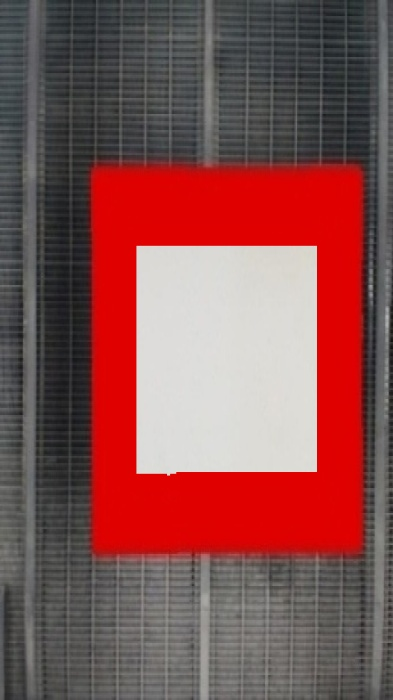
#> input picture poze/Piesa1/pozaTest1.jpg, 393 x 700 px, found by its file name
$ python test.py   (older library calls are emulated)
#> lines starting #> are read from the running program, lines starting #| are printed output that depends on the picture; after the words box and inside, x2 and y2 are one past the last pixel; in counts of white or black regions, pixels touching at a corner belong together
#> further down, im2 is the input picture: shape (700, 393, 3); mean B, G, R 80.8, 81.4, 133
from cmath import pi
import cv2 as cv
from cv2 import imshow
from cv2 import ROTATE_90_CLOCKWISE
import cv2
from imutils import contours
import numpy as np
import imutils
import tkinter as tk
from tkinter import *
from PIL import Image,ImageTk

#Get the biggest contour of the image and also in the center and ALSO a rectangular shape
def getBiggestContour(image):
    # load our input image, convert it to grayscale, and blur it slightly
    gray = cv.cvtColor(image, cv.COLOR_BGR2GRAY)

    cv.imshow("Image", gray)
    cv.waitKey(0)
    gray = cv.GaussianBlur(gray, (7, 7), 0)
    cv.imshow("Image", gray)
    cv.waitKey(0)
    # perform edge detection, then perform a dilation + erosion to
    # close gaps in between object edges
    edged = cv.Canny(gray, 50, 100)
    cv.imshow("Image", edged)
    cv.waitKey(0)
    edged = cv.dilate(edged, None, iterations=1)
    cv.imshow("Image", edged)
    cv.waitKey(0)
    edged = cv.erode(edged, None, iterations=1)
    cv.imshow("Image", edged)
    cv.waitKey(0)

    # find contours in the edge map
    cnts = cv.findContours(edged.copy(), cv.RETR_EXTERNAL,
	cv.CHAIN_APPROX_NONE)
    cnts = imutils.grab_contours(cnts)
    (cnts, _) = contours.sort_contours(cnts)
    box = cv.minAreaRect(cnts[0])
    box = cv.cv.BoxPoints(box) if imutils.is_cv2() else cv.boxPoints(box)
    box = np.array(box, dtype="int")
    return box


def getBiggestContour1(image):
    original_image= image

    gray = cv.cvtColor(image, cv.COLOR_BGR2GRAY)
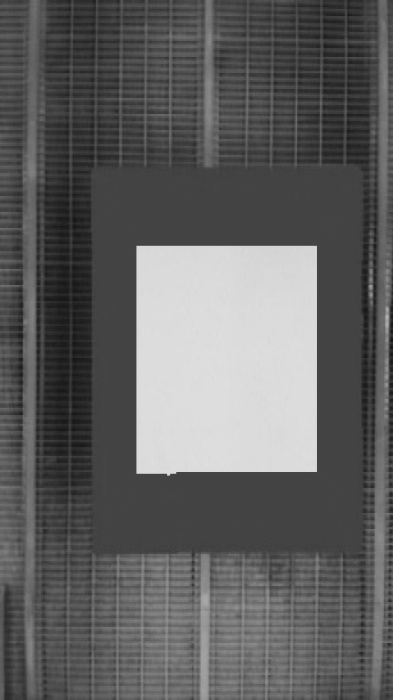
#> gray: shape (700, 393); min 19, max 223, mean 96.7

    cv.imshow("Image", gray)
    cv.waitKey(0)
    #gray = cv.GaussianBlur(gray, (7, 7), 0)
    trash, gray = cv.threshold(gray, 160 ,255, cv.THRESH_BINARY)
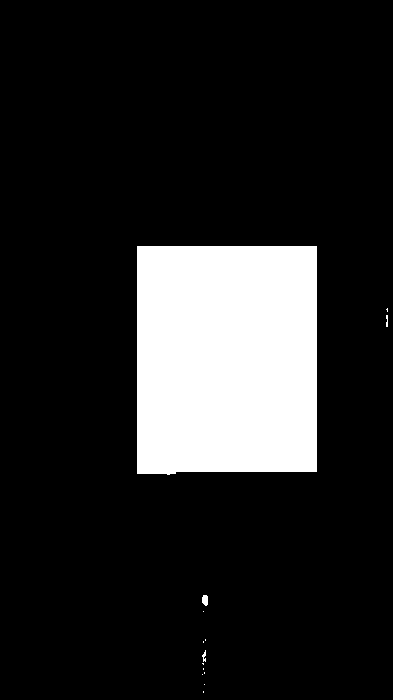
#> gray: shape (700, 393); 14.9% white; 14 white regions (10 under 20 px), largest, box (x1, y1, x2, y2) and area: (137, 246, 317, 475) 40761, (202, 595, 208, 606) 56, (202, 650, 206, 662) 27, (386, 315, 388, 327) 21
    cv.imshow("Image", gray)
    cv.waitKey(0)
    # perform edge detection, then perform a dilation + erosion to
    # close gaps in between object edges
    edged = cv.Canny(gray, 90, 230)
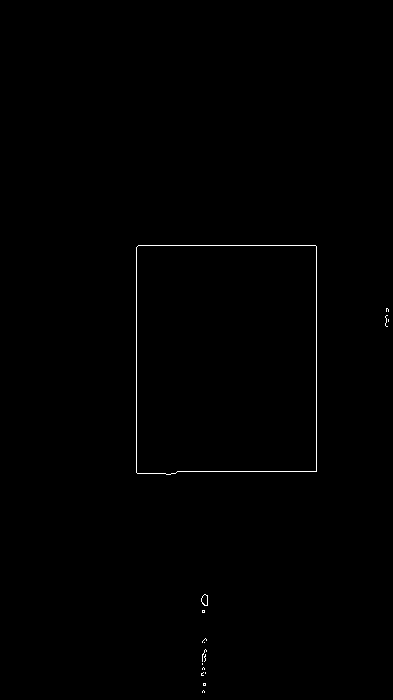
#> edged: shape (700, 393); 0.34% white in thin lines or dots, all inside (x1, y1, x2, y2) = (136, 245, 389, 693)
    cv.imshow("Image", edged)
    cv.waitKey(0)

    edged = cv.dilate(edged, None, iterations=1)
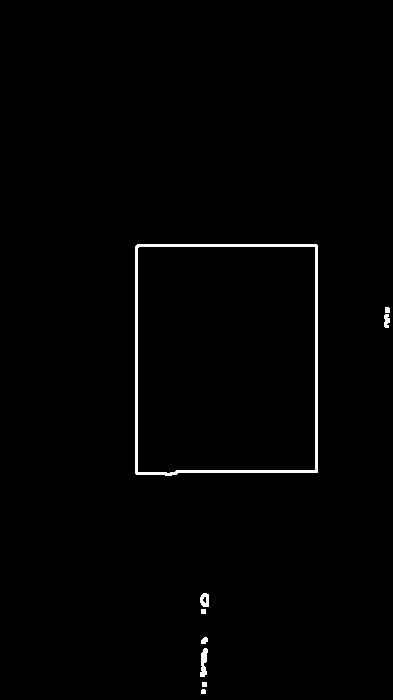
#> edged: shape (700, 393); 1.1% white; 9 white regions, largest, box (x1, y1, x2, y2) and area: (135, 244, 318, 476) 2446, (200, 648, 208, 677) 151, (200, 593, 209, 607) 97
    cv.imshow("Image", edged)
    cv.waitKey(0)

    edged = cv.erode(edged, None, iterations=1)
    cv.imshow("Image", edged)
    cv.waitKey(0)

    contours, hierarchy= cv.findContours(edged.copy(), cv.RETR_EXTERNAL, cv.CHAIN_APPROX_SIMPLE)
#> contours = 10 contours, 7 with area under 20; largest, box (x1, y1, x2, y2) and area: (136, 245, 317, 475) 40762, (201, 594, 208, 606) 54, (202, 649, 207, 665) 30

    sorted_contours= sorted(contours, key=cv.contourArea, reverse= True)
#> sorted_contours has the same summary as contours

    largest_item = sorted_contours[0]
#> largest_item = contour of 13 points, box (x1, y1, x2, y2) (136, 245, 317, 475), area 40762

    cv.drawContours(original_image, [largest_item], -1, (0, 0, 225), 5)
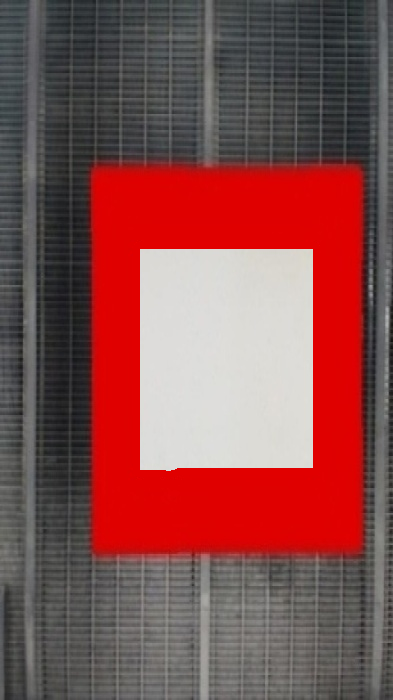
#> original_image: shape (700, 393, 3); 1.97% of pixels changed, all inside (x1, y1, x2, y2) = (133, 242, 320, 478)

    cv.imshow('Largest Object', original_image)
    cv.waitKey(0)

    epsilon = 0.04 * cv.arcLength(largest_item, True)
#> epsilon = 32.53
    largest_item = cv.approxPolyDP(largest_item, epsilon, True)
#> largest_item = [[138, 245], [136, 472], [316, 471], [316, 246]]
    #sort_largest_items(largest_item)
    print(largest_item)
#| [[[138 245]]
#|  [[136 472]]
#|  [[316 471]]
#|  [[316 246]]]

    return largest_item


nameOfFile = "C:\\Users\\Razvan Wiho\\EdgeDetectionCNCMachinePainting\\poze\\Piesa1\\pozaTest1.jpg"
im2 = cv.imread(nameOfFile)
a = getBiggestContour1(im2)
#> a = [[138, 245], [136, 472], [316, 471], [316, 246]]
print("------------------")
print(a)
#| [[[138 245]]
#|  [[136 472]]
#|  [[316 471]]
#|  [[316 246]]]

$ run again, with poze/Piesa1/pozaTest2.jpg copied over poze/Piesa1/pozaTest1.jpg
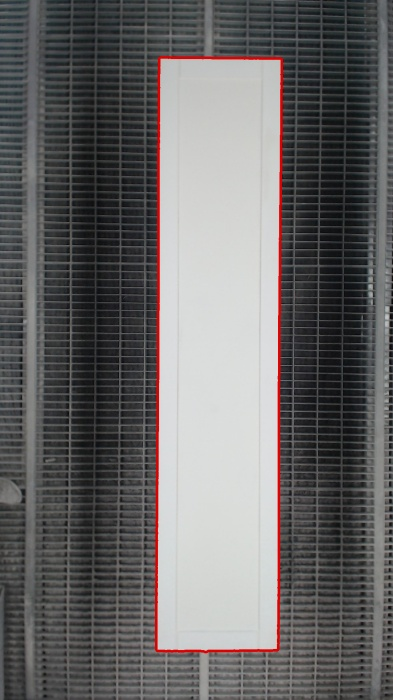
#> input picture poze/Piesa1/pozaTest2.jpg, 393 x 700 px, found by its file name
#> im2 is the input picture: shape (700, 393, 3); mean B, G, R 104, 103.8, 105.5
#> in getBiggestContour1, `trash, gray = cv.threshold(gray, 160 ,255, cv.THRESH_BINARY)`:
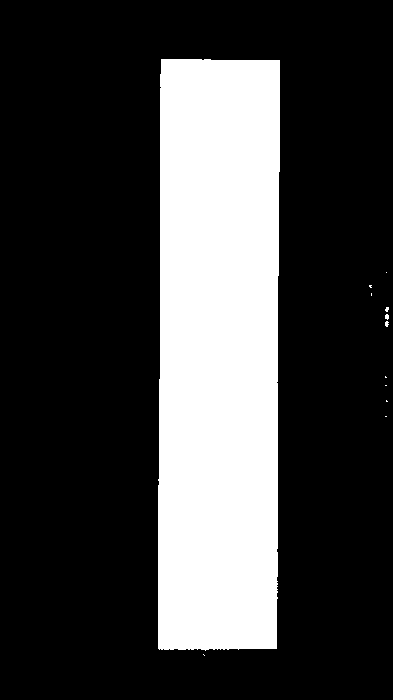
#> gray: shape (700, 393); 25.6% white; 12 white regions (11 under 20 px), largest, box (x1, y1, x2, y2) and area: (158, 59, 280, 651) 70276
#> contours = 10 contours, 8 with area under 20; largest, box (x1, y1, x2, y2) and area: (157, 58, 280, 651) 70317, (384, 306, 389, 327) 58
#> sorted_contours has the same summary as contours
#> in getBiggestContour1, `largest_item = sorted_contours[0]`: largest_item = contour of 40 points, box (x1, y1, x2, y2) (157, 58, 280, 651), area 70317
#> in getBiggestContour1, `cv.drawContours(original_image, [largest_item], -1, (0, 0, 225), 5)`:
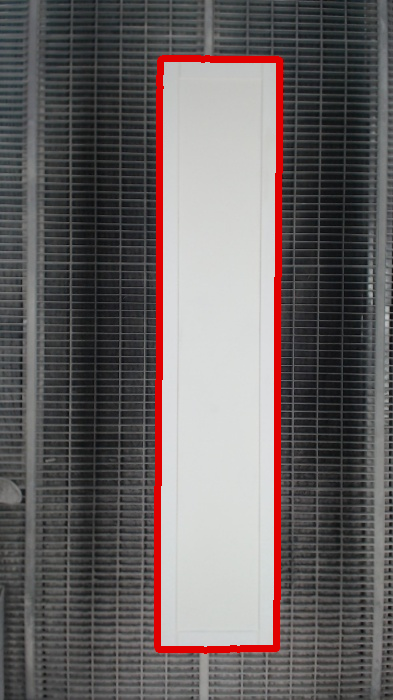
#> original_image: shape (700, 393, 3); 3.6% of pixels changed, all inside (x1, y1, x2, y2) = (154, 55, 283, 654)
#> epsilon = 56.89
#> in getBiggestContour1, `largest_item = cv.approxPolyDP(largest_item, epsilon, True)`: largest_item = [[162, 58], [157, 647], [276, 648], [279, 60]]
#| [[[162  58]]
#|  [[157 647]]
#|  [[276 648]]
#|  [[279  60]]]
#| [[[162  58]]
#|  [[157 647]]
#|  [[276 648]]
#|  [[279  60]]]

$ run again, with poze/Piesa1/pozaTest3.jpg copied over poze/Piesa1/pozaTest1.jpg
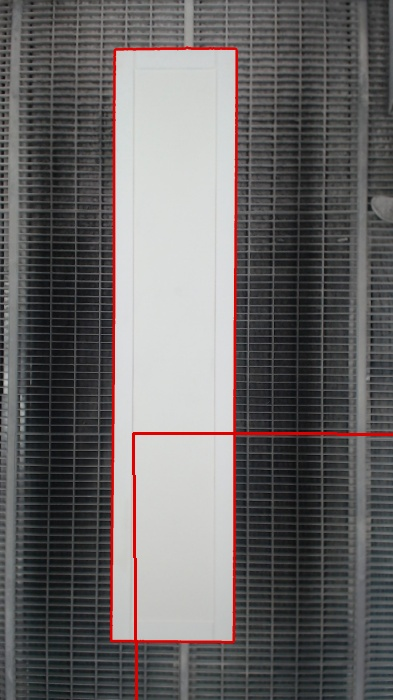
#> input picture poze/Piesa1/pozaTest3.jpg, 393 x 700 px, found by its file name
#> im2 is the input picture: shape (700, 393, 3); mean B, G, R 103.1, 103, 105.9
#> in getBiggestContour1, `trash, gray = cv.threshold(gray, 160 ,255, cv.THRESH_BINARY)`:
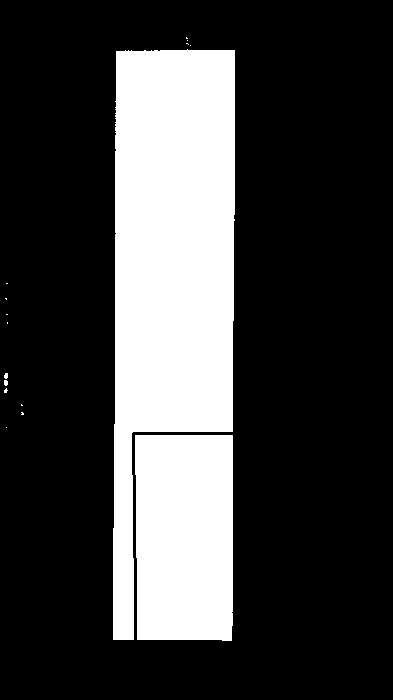
#> gray: shape (700, 393); 25.2% white; 16 white regions (12 under 20 px), largest, box (x1, y1, x2, y2) and area: (113, 49, 235, 640) 49520, (135, 435, 233, 641) 19838, (4, 380, 8, 386) 21, (4, 373, 8, 379) 20
#> contours = 9 contours, 7 with area under 20; largest, box (x1, y1, x2, y2) and area: (112, 37, 235, 641) 70270, (3, 372, 8, 393) 56
#> sorted_contours has the same summary as contours
#> in getBiggestContour1, `largest_item = sorted_contours[0]`: largest_item = contour of 65 points, box (x1, y1, x2, y2) (112, 37, 235, 641), area 70270
#> in getBiggestContour1, `cv.drawContours(original_image, [largest_item], -1, (0, 0, 225), 5)`:
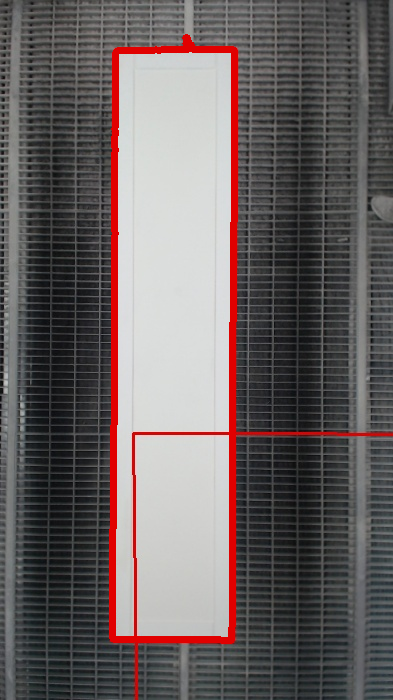
#> original_image: shape (700, 393, 3); 3.63% of pixels changed, all inside (x1, y1, x2, y2) = (109, 34, 238, 644)
#> epsilon = 58.13
#> in getBiggestContour1, `largest_item = cv.approxPolyDP(largest_item, epsilon, True)`: largest_item = [[187, 37], [115, 52], [113, 639], [231, 640]]
#| [[[187  37]]
#|  [[115  52]]
#|  [[113 639]]
#|  [[231 640]]]
#| [[[187  37]]
#|  [[115  52]]
#|  [[113 639]]
#|  [[231 640]]]

$ run again, with poze/Piesa1/pozaTest4.jpg copied over poze/Piesa1/pozaTest1.jpg
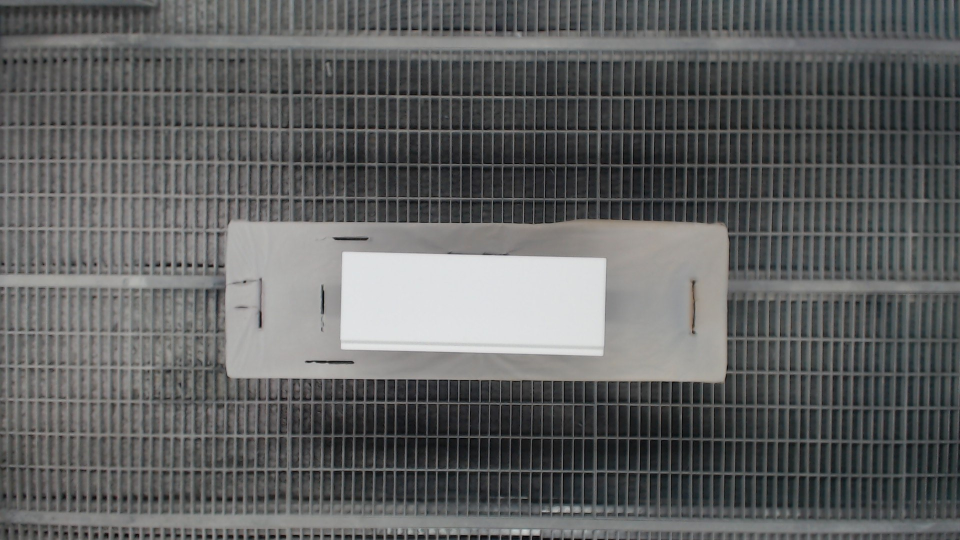
#> input picture poze/Piesa1/pozaTest4.jpg, 1920 x 1080 px, found by its file name (shown at 1/2 size)
#> im2 is the input picture: shape (1080, 1920, 3); mean B, G, R 97, 97.2, 96.1
#> in getBiggestContour1, `trash, gray = cv.threshold(gray, 160 ,255, cv.THRESH_BINARY)`:
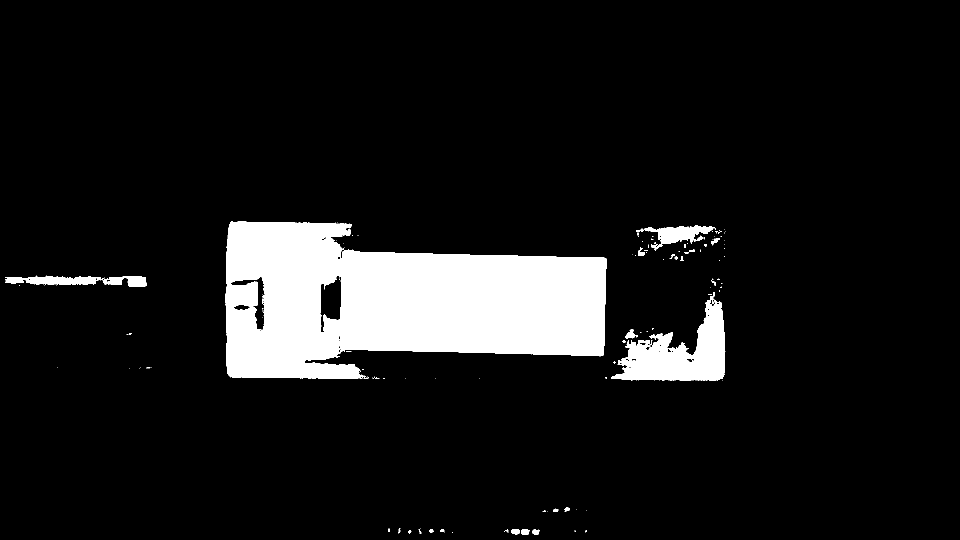
#> gray: shape (1080, 1920) (shown at 1/2 size); 9.5% white; 125 white regions (95 under 20 px), largest, box (x1, y1, x2, y2) and area: (451, 442, 1213, 757) 169829, (1222, 584, 1451, 762) 18305, (1272, 450, 1432, 501) 2994
#> contours = 76 contours, 49 with area under 20; largest, box (x1, y1, x2, y2) and area: (450, 442, 1213, 758) 175607, (1222, 583, 1451, 763) 19332, (10, 550, 293, 574) 3805, (1271, 450, 1432, 501) 3076, (1042, 1057, 1059, 1070) 158
#> sorted_contours has the same summary as contours
#> in getBiggestContour1, `largest_item = sorted_contours[0]`: largest_item = contour of 386 points, box (x1, y1, x2, y2) (450, 442, 1213, 758), area 175607
#> in getBiggestContour1, `cv.drawContours(original_image, [largest_item], -1, (0, 0, 225), 5)`:
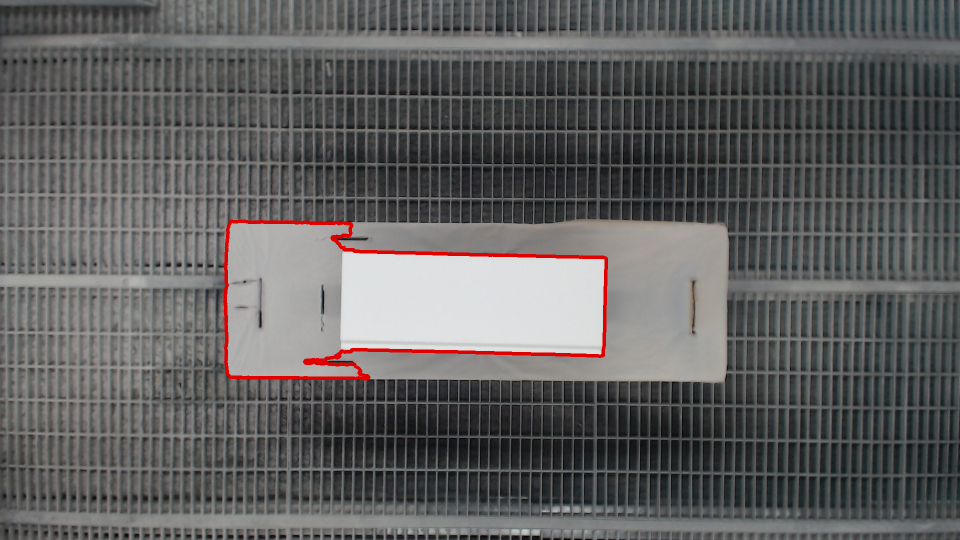
#> original_image: shape (1080, 1920, 3) (shown at 1/2 size); 0.81% of pixels changed, all inside (x1, y1, x2, y2) = (447, 439, 1216, 761)
#> epsilon = 100.7
#> in getBiggestContour1, `largest_item = cv.approxPolyDP(largest_item, epsilon, True)`: largest_item = [[457, 450], [460, 754], [1206, 711], [1210, 515]]
#| [[[ 457  450]]
#|  [[ 460  754]]
#|  [[1206  711]]
#|  [[1210  515]]]
#| [[[ 457  450]]
#|  [[ 460  754]]
#|  [[1206  711]]
#|  [[1210  515]]]
